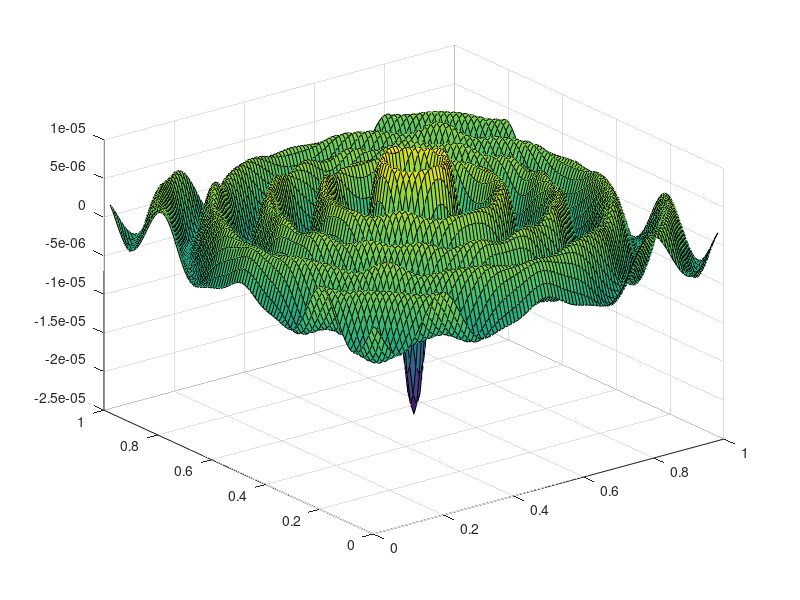

The MATLAB source for this figure:
%HELMHOLTZSOMMERFELD_2D: Direct solver for the 2-D Helmholtz equation.
% Solves -u''+ ku = f with Sommerfeld boundary conditions
% on a uniform discretization of the square [0,1]x[0,1] 

% INPUT: 
%  f:      right-hand side function without values on the boundary
%  k:      wavenumber of Helmholtz equation
%  nd:     number of interior discretization points in one direction
%  flag:   if flag == 1 solve exactly and return solution

% OUTPUT:
%  A:      Discrete Helmholtz operator after elimination of boundary conditions
%  sol:    Solution without boundary conditions

%if (isequal(nd^2, length(f)) ~= 1)
%    error('Invalid right-hand side: size must correspond to a square grid')
%end
%%
nd   = 101;             %number of interior discretization points in 1D
f    = zeros(nd^2,1); f(ceil((nd^2)/2)) = 1;  %right hand side (point source)
%f    = zeros(nd^2,1); f(777) = 1;  %right hand side (point source)
k    = 50;            %wavenumber
flag = 1;              


%% Construction of the 1D Sommerfeld matrix
nv = length(f);        %number of variables
h  = 1/(nd+1);         %gridsize

% Diagonal of the matrix (after elimination of bc's, see Elman, O'Leary, Numer. Math. 1999)
d       = ones(nd,1)*(2/h^2-k^2); 
gamma   = 2/h^2-k^2-(1+1i*k*h)/(h^2*(1+k^2*h^2));
d(1)    = gamma;
d(nd)   = gamma;

l       = ones(nd,1)*(-1/h^2); %upper diagonal

% 1-D matrix
A   = spdiags([l d l],[-1 0 1],nd,nd); 

%% Construction of the 2D Sommerfeld matrix (see Elman, O'Leary, Numer. Math. 1999)
A0  = A + k^2*speye(nd);
A   = kron(speye(nd),A0) + kron(A,speye(nd));
A   = sparse(A);

%% Solution of the linear system,
sol = zeros(nv,1);
if flag == 1
    sol = A\f;  % Solution without boundary conditions    
end

%% Postprocessing: plot of the solution

[x,y] = meshgrid(h:h:1-h)

u     = reshape(sol',[nd,nd]);
gridf = reshape(f',[nd,nd]);

Reu  = real(u);
Imu  = imag(u);


figure
surf(x,y,Imu)
%surf(x,y,gridf)
%contour(x,y,Reu)

















